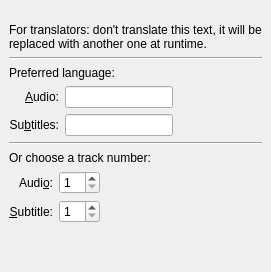
     <widget class="QWidget" name="tab_2">
      <attribute name="title">
       <string>Preferre&amp;d audio and subtitles</string>
      </attribute>
      <layout class="QVBoxLayout">
       <property name="spacing">
        <number>6</number>
       </property>
       <property name="margin">
        <number>9</number>
       </property>
       <item>
        <widget class="QLabel" name="preferred_desc">
         <property name="text">
          <string notr="true">&lt;Here it goes an explanation text&gt;
For translators: don't translate this text, it will be replaced with another one at runtime.</string>
         </property>
         <property name="wordWrap">
          <bool>true</bool>
         </property>
        </widget>
       </item>
       <item>
        <widget class="Line" name="line">
         <property name="sizePolicy">
          <sizepolicy hsizetype="Expanding" vsizetype="Fixed">
           <horstretch>0</horstretch>
           <verstretch>0</verstretch>
          </sizepolicy>
         </property>
         <property name="orientation">
          <enum>Qt::Horizontal</enum>
         </property>
        </widget>
       </item>
       <item>
        <layout class="QGridLayout">
         <property name="margin">
          <number>0</number>
         </property>
         <property name="spacing">
          <number>6</number>
         </property>
         <item row="1" column="2">
          <spacer>
           <property name="orientation">
            <enum>Qt::Horizontal</enum>
           </property>
           <property name="sizeHint" stdset="0">
            <size>
             <width>40</width>
             <height>20</height>
            </size>
           </property>
          </spacer>
         </item>
         <item row="2" column="2">
          <spacer>
           <property name="orientation">
            <enum>Qt::Horizontal</enum>
           </property>
           <property name="sizeHint" stdset="0">
            <size>
             <width>40</width>
             <height>20</height>
            </size>
           </property>
          </spacer>
         </item>
         <item row="2" column="1">
          <widget class="QLineEdit" name="subtitle_lang_edit"/>
         </item>
         <item row="1" column="0">
          <widget class="QLabel" name="textLabel1_20">
           <property name="text">
            <string>&amp;Audio:</string>
           </property>
           <property name="alignment">
            <set>Qt::AlignRight|Qt::AlignTrailing|Qt::AlignVCenter</set>
           </property>
           <property name="wordWrap">
            <bool>false</bool>
           </property>
           <property name="buddy">
            <cstring>audio_lang_edit</cstring>
           </property>
          </widget>
         </item>
         <item row="1" column="1">
          <widget class="QLineEdit" name="audio_lang_edit"/>
         </item>
         <item row="2" column="0">
          <widget class="QLabel" name="textLabel2_11">
           <property name="text">
            <string>Su&amp;btitles:</string>
           </property>
           <property name="alignment">
            <set>Qt::AlignRight|Qt::AlignTrailing|Qt::AlignVCenter</set>
           </property>
           <property name="wordWrap">
            <bool>false</bool>
           </property>
           <property name="buddy">
            <cstring>subtitle_lang_edit</cstring>
           </property>
          </widget>
         </item>
         <item row="0" column="0" colspan="3">
          <widget class="QLabel" name="label_5">
           <property name="text">
            <string>Preferred language:</string>
           </property>
          </widget>
         </item>
        </layout>
       </item>
       <item>
        <widget class="Line" name="line_2">
         <property name="orientation">
          <enum>Qt::Horizontal</enum>
         </property>
        </widget>
       </item>
       <item>
        <layout class="QGridLayout">
         <property name="margin">
          <number>0</number>
         </property>
         <property name="spacing">
          <number>6</number>
         </property>
         <item row="1" column="1">
          <widget class="QSpinBox" name="audio_track_spin">
           <property name="minimum">
            <number>1</number>
           </property>
           <property name="maximum">
            <number>99</number>
           </property>
          </widget>
         </item>
         <item row="1" column="0">
          <widget class="QLabel" name="label_3">
           <property name="text">
            <string>Audi&amp;o:</string>
           </property>
           <property name="alignment">
            <set>Qt::AlignRight|Qt::AlignTrailing|Qt::AlignVCenter</set>
           </property>
           <property name="buddy">
            <cstring>audio_track_spin</cstring>
           </property>
          </widget>
         </item>
         <item row="2" column="0">
          <widget class="QLabel" name="label_4">
           <property name="text">
            <string>&amp;Subtitle:</string>
           </property>
           <property name="alignment">
            <set>Qt::AlignRight|Qt::AlignTrailing|Qt::AlignVCenter</set>
           </property>
           <property name="buddy">
            <cstring>subtitle_track_spin</cstring>
           </property>
          </widget>
         </item>
         <item row="2" column="2">
          <spacer>
           <property name="orientation">
            <enum>Qt::Horizontal</enum>
           </property>
           <property name="sizeHint" stdset="0">
            <size>
             <width>151</width>
             <height>20</height>
            </size>
           </property>
          </spacer>
         </item>
         <item row="1" column="2">
          <spacer>
           <property name="orientation">
            <enum>Qt::Horizontal</enum>
           </property>
           <property name="sizeHint" stdset="0">
            <size>
             <width>151</width>
             <height>20</height>
            </size>
           </property>
          </spacer>
         </item>
         <item row="2" column="1">
          <widget class="QSpinBox" name="subtitle_track_spin">
           <property name="minimum">
            <number>1</number>
           </property>
          </widget>
         </item>
         <item row="0" column="0" colspan="3">
          <widget class="QLabel" name="label_2">
           <property name="text">
            <string>Or choose a track number:</string>
           </property>
          </widget>
         </item>
        </layout>
       </item>
       <item>
        <spacer>
         <property name="orientation">
          <enum>Qt::Vertical</enum>
         </property>
         <property name="sizeHint" stdset="0">
          <size>
           <width>20</width>
           <height>40</height>
          </size>
         </property>
        </spacer>
       </item>
      </layout>
     </widget>
